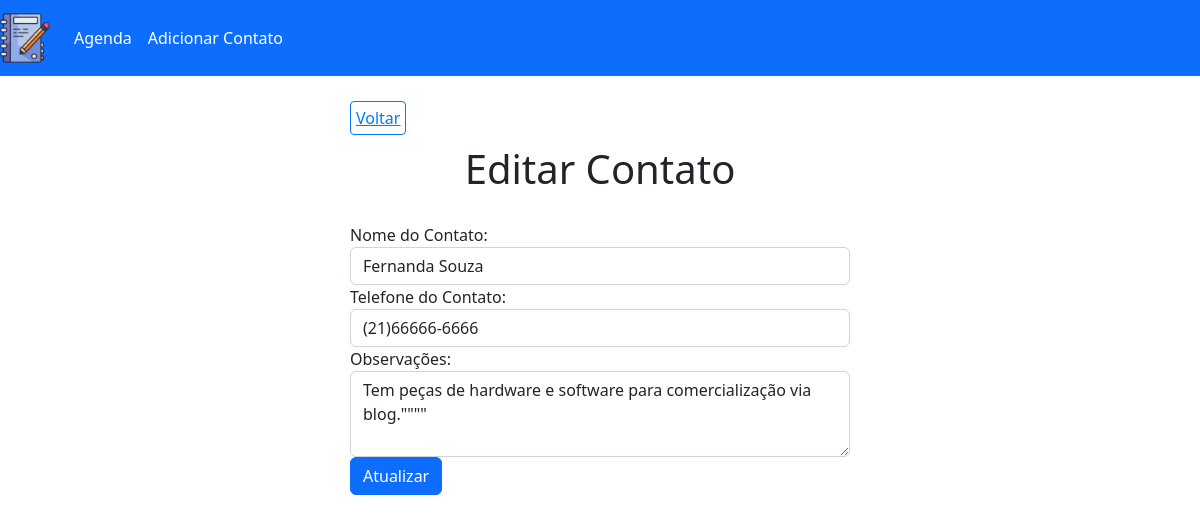
The app's page /edit.php?id=4 with its own data.
### tables this page shows
CREATE TABLE `contacts` (
  `id` int(10) UNSIGNED NOT NULL,
  `name` varchar(150) DEFAULT NULL,
  `phone` varchar(20) DEFAULT NULL,
  `observation` text DEFAULT NULL
);

### config/url.php (called while the page is built)
<?php
			$BASE_URL = "http://" . $_SERVER['SERVER_NAME'] . dirname($_SERVER['REQUEST_URI']. '?') . '/';
?>

### config/process.php (called while the page is built, shortened)
<?php
	include_once("connection.php");
	include_once("url.php");
    $data = $_POST;
    if(!empty($data)) {
        if($data["type"] === "create") {
            $name = $data["name"];
            $phone = $data["phone"];
            $observation = $data["observation"];
            $query = "INSERT INTO contacts (name, phone, observation) VALUES (:name, :phone, :observation)";
            $stmt = $conn->prepare($query);
            $stmt->bindParam(":name", $name);
            $stmt->bindParam(":phone", $phone);
            $stmt->bindParam(":observation", $observation);
            try {
                $stmt->execute();
                $_SESSION["msg"] = "Contato criado com sucesso!";
              } catch(PDOException $e) {
               $error = $e->getMessage();
                echo "Erro: $error";
    }
        } else if($data["type"] === "edit") {
            $name = $data["name"];
            $phone = $data["phone"];
            $observation = $data["observation"];
            $id = $data["id"];
            $query = "UPDATE contacts
                      SET name = :name, phone = :phone, observation = :observation
                      WHERE id = :id";
            $stmt = $conn->prepare($query);
            $stmt->bindParam(":name", $name);
            $stmt->bindParam(":phone", $phone);
            $stmt->bindParam(":observation", $observation);
            $stmt->bindParam(":id", $id);
                    try {
                $stmt->execute();
                $_SESSION["msg"] = "Contato atualizado com Sucesso!";
              } catch(PDOException $e) {
               $error = $e->getMessage();
                echo "Erro: $error";
    }
        } else if($data["type"] === "delete") {
            $id = $data["id"];
            $query = "DELETE FROM contacts WHERE id = :id";
            $stmt = $conn->prepare($query);
            $stmt->bindParam(":id", $id);
            try {
                $stmt->execute();
                $_SESSION["msg"] = "Contato removido com Sucesso!";
              } catch(PDOException $e) {
               $error = $e->getMessage();
                echo "Erro: $error";
        }
    }
            header("location:" . $BASE_URL . "../index.php");
    } else {
        if(!empty($_GET)) {
        $id = $_GET["id"];
    }
        if (!empty($id)) {
            $query = "SELECT * FROM contacts WHERE id = :id";
            $stmt = $conn->prepare($query);
            $stmt->bindParam(":id", $id);
            $stmt->execute();
            $contact = $stmt->fetch();
        } else {
            $contacts = [];
            $query = "SELECT * FROM contacts";
            $stmt = $conn->prepare($query);
            $stmt->execute();
            $contacts = $stmt->fetchAll();
        }
    }
?>

### edit.php (the view, shortened to what this page needs)
<?php
    include_once("templates/header.php");
?>
    <div class="container">
        <h1 id="main-title">Editar Contato</h1>
            <form id="create-form" action="<?= $BASE_URL ?>config/process.php" method="POST">
                    <div class="form-group">
                        <label for="name">Nome do Contato:</label>
                        <input type="text" class="form-control" id="name" name="name" placeholder="Digite o nome do contato" value="<?= $contact["name"] ?>" required>
                    </div>
                       <div class="form-group">
                        <label for="phone">Telefone do Contato:</label>
                        <input type="text" class="form-control" id="phone" name="phone" placeholder="Digite o telefone do contato" value="<?= $contact["phone"] ?>" required>
                    </div>
                      <div class="form-group">
                        <label for="observation">Observações:</label>
                        <textarea type="text" class="form-control" id="observation" name="observation" placeholder="Digite as observações do contato" rows="3"><?= $contact["observation"] ?>"</textarea>
                    </div>
                        <button type="submit" class="btn btn-primary">Atualizar</button>
            </form>
    </div>
<?php
    include_once("templates/footer.php");
?>

### css/style.css (style rules this page uses)
#main-title { text-align: center; margin: 15px 0 30px; }
#back-link-container { display: block; width: 500px; margin: 30px auto 0; }
#back-link { border: 1px solid #007BFF; color: #007BFF; border-radius: 4px; padding: 5px; }
#create-form, #edit-form { max-width: 500px; margin: 0 auto; }

### records on screen
contacts: name "Fernanda Souza", phone "(21)66666-6666", observation "Tem peças de hardware e software para comercialização via blog.\"\"\"\""
